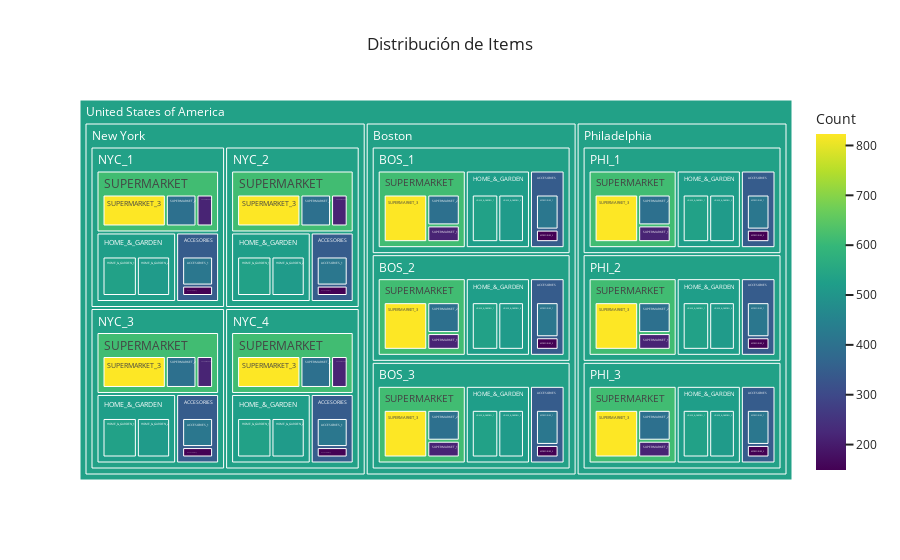

Notebook cell for this chart:
### Markdown cell above
> Gráfico de treemap: este cuadro nos facilita ver las tendencias el cual se repiten mucho la misma cantidad de productos, por ejemplo está claro que en todas las zonas lo más vendido es Supermarket_3(amarillo) y la menor Accesorios 2 (cuadro morado más pequño )y que new york contiene más productos que son 12.196      
 
 > Es una visualización jerárquica de la distribución de los artículos por categorías correspondientes a las regiones.
>En el Treemap, los cuadros más pequeños con colores más obscuros pueden representar menor cantidad de ventas, mientras que los colores más claros se refiere a mayor cantidad de ventas, por ello los cuadros más pequeños morados tienen una catidad de 149 y los amarillos 823.

> Están organizados por regiones y subcategorías por eso empieza desde lo más grande "united States Of America" a Regiones como new york, boston y debajo las subcategorías correspondientes a sus zonas.

>Por ejemplo si ponemos el cursor en el primer cuadro amarillo de la izquierda, nos sale información en la que "Labels:SUPERMARKET_3" es Department de Group, "Parent:SUPERMARKET" es Category, "Count_sum=823" es la columna Count que representan las ventas totales de dicho grupo, todo esto se puede comprobar en la tabla de Group. "Count=823" pues sería la representación numérica del cuadrito que visualiza Plotly(treemap) asi que esto no hay que hacerle mucho caso.

> Cuando ponemos cursor en el cuadro más grande que engloba solo a las subcategorías de supermarket_1/2 y 3, osea me refiero al cuadro verde claro "SUPERMARKET" que es la categoría en este caso, "Count_sum=1437" es el resultado de la suma de esas 3 subcategorías (cuadros amarillos,azul y morado de Supermarket). "Parents_NYC_1" pertenece a Store de group

### Code cell
fig2 = px.treemap(group_vent, path=['USA', 'Region', 'Store', 'Category', 'Department'], values='Count',
                  color='Count',
                  color_continuous_scale=px.colors.sequential.Viridis,
                  title='Distribución de Items')
fig2.update_layout(template='seaborn')
fig2.show()

### Figure 1 — Plotly figure (JSON) as saved in the notebook; plotly's stock layout.template omitted (floating-point values rounded to 4 significant figures)
{"data": [{"branchvalues": "total", "customdata": [[416], [416], [416], [416], [416], [416], [416], [416], [416], [416], [149], [149], [149], [149], [149], [149], [149], [149], [149], [149], [532], [532], [532], [532], [532], [532], [532], [532], [532], [532], [515], [515], [515], [515], [515], [515], [515], [515], [515], [515], [216], [216], [216], [216], [216], [216], [216], [216], [216], [216], [398], [398], [398], [398], [398], [398], [398], [398], [398], [398], [823], [823], [823], [823], [823], [823], [823], [823], [823], [823], [345.6], [345.6], [345.6], [345.6], [345.6], [345.6], [345.6], [345.6], [345.6], [345.6], [523.6], [523.6], [523.6], [523.6], [523.6], [523.6], [523.6], [523.6], [523.6], [523.6], [614.0], [614.0], [614.0], [614.0], [614.0], [614.0], [614.0], [614.0], [614.0], [614.0], [533.3], [533.3], [533.3], [533.3], [533.3], [533.3], [533.3], [533.3], [533.3], [533.3], [533.3], [533.3], [533.3], [533.3]], "domain": {"x": [0, 1], "y": [0, 1]}, "hovertemplate": "labels=%{label}<br>Count_sum=%{value}<br>parent=%{parent}<br>id=%{id}<br>Count=%{color}<extra></extra>", "ids": ["United States of America/Boston/BOS_1/ACCESORIES/ACCESORIES_1", "United States of America/Boston/BOS_2/ACCESORIES/ACCESORIES_1", "United States of America/Boston/BOS_3/ACCESORIES/ACCESORIES_1", "United States of America/New York/NYC_1/ACCESORIES/ACCESORIES_1", "United States of America/New York/NYC_2/ACCESORIES/ACCESORIES_1", "United States of America/New York/NYC_3/ACCESORIES/ACCESORIES_1", "United States of America/New York/NYC_4/ACCESORIES/ACCESORIES_1", "United States of America/Philadelphia/PHI_1/ACCESORIES/ACCESORIES_1", "United States of America/Philadelphia/PHI_2/ACCESORIES/ACCESORIES_1", "United States of America/Philadelphia/PHI_3/ACCESORIES/ACCESORIES_1", "United States of America/Boston/BOS_1/ACCESORIES/ACCESORIES_2", "United States of America/Boston/BOS_2/ACCESORIES/ACCESORIES_2", "United States of America/Boston/BOS_3/ACCESORIES/ACCESORIES_2", "United States of America/New York/NYC_1/ACCESORIES/ACCESORIES_2", "United States of America/New York/NYC_2/ACCESORIES/ACCESORIES_2", "United States of America/New York/NYC_3/ACCESORIES/ACCESORIES_2", "United States of America/New York/NYC_4/ACCESORIES/ACCESORIES_2", "United States of America/Philadelphia/PHI_1/ACCESORIES/ACCESORIES_2", "United States of America/Philadelphia/PHI_2/ACCESORIES/ACCESORIES_2", "United States of America/Philadelphia/PHI_3/ACCESORIES/ACCESORIES_2", "United States of America/Boston/BOS_1/HOME_&_GARDEN/HOME_&_GARDEN_1", "United States of America/Boston/BOS_2/HOME_&_GARDEN/HOME_&_GARDEN_1", "United States of America/Boston/BOS_3/HOME_&_GARDEN/HOME_&_GARDEN_1", "United States of America/New York/NYC_1/HOME_&_GARDEN/HOME_&_GARDEN_1", "United States of America/New York/NYC_2/HOME_&_GARDEN/HOME_&_GARDEN_1", "United States of America/New York/NYC_3/HOME_&_GARDEN/HOME_&_GARDEN_1", "United States of America/New York/NYC_4/HOME_&_GARDEN/HOME_&_GARDEN_1", "United States of America/Philadelphia/PHI_1/HOME_&_GARDEN/HOME_&_GARDEN_1", "United States of America/Philadelphia/PHI_2/HOME_&_GARDEN/HOME_&_GARDEN_1", "United States of America/Philadelphia/PHI_3/HOME_&_GARDEN/HOME_&_GARDEN_1", "United States of America/Boston/BOS_1/HOME_&_GARDEN/HOME_&_GARDEN_2", "United States of America/Boston/BOS_2/HOME_&_GARDEN/HOME_&_GARDEN_2", "United States of America/Boston/BOS_3/HOME_&_GARDEN/HOME_&_GARDEN_2", "United States of America/New York/NYC_1/HOME_&_GARDEN/HOME_&_GARDEN_2", "United States of America/New York/NYC_2/HOME_&_GARDEN/HOME_&_GARDEN_2", "United States of America/New York/NYC_3/HOME_&_GARDEN/HOME_&_GARDEN_2", "United States of America/New York/NYC_4/HOME_&_GARDEN/HOME_&_GARDEN_2", "United States of America/Philadelphia/PHI_1/HOME_&_GARDEN/HOME_&_GARDEN_2", "United States of America/Philadelphia/PHI_2/HOME_&_GARDEN/HOME_&_GARDEN_2", "United States of America/Philadelphia/PHI_3/HOME_&_GARDEN/HOME_&_GARDEN_2", "United States of America/Boston/BOS_1/SUPERMARKET/SUPERMARKET_1", "United States of America/Boston/BOS_2/SUPERMARKET/SUPERMARKET_1", "United States of America/Boston/BOS_3/SUPERMARKET/SUPERMARKET_1", "United States of America/New York/NYC_1/SUPERMARKET/SUPERMARKET_1", "United States of America/New York/NYC_2/SUPERMARKET/SUPERMARKET_1", "United States of America/New York/NYC_3/SUPERMARKET/SUPERMARKET_1", "United States of America/New York/NYC_4/SUPERMARKET/SUPERMARKET_1", "United States of America/Philadelphia/PHI_1/SUPERMARKET/SUPERMARKET_1", "United States of America/Philadelphia/PHI_2/SUPERMARKET/SUPERMARKET_1", "United States of America/Philadelphia/PHI_3/SUPERMARKET/SUPERMARKET_1", "United States of America/Boston/BOS_1/SUPERMARKET/SUPERMARKET_2", "United States of America/Boston/BOS_2/SUPERMARKET/SUPERMARKET_2", "United States of America/Boston/BOS_3/SUPERMARKET/SUPERMARKET_2", "United States of America/New York/NYC_1/SUPERMARKET/SUPERMARKET_2", "United States of America/New York/NYC_2/SUPERMARKET/SUPERMARKET_2", "United States of America/New York/NYC_3/SUPERMARKET/SUPERMARKET_2", "United States of America/New York/NYC_4/SUPERMARKET/SUPERMARKET_2", "United States of America/Philadelphia/PHI_1/SUPERMARKET/SUPERMARKET_2", "United States of America/Philadelphia/PHI_2/SUPERMARKET/SUPERMARKET_2", "United States of America/Philadelphia/PHI_3/SUPERMARKET/SUPERMARKET_2", "United States of America/Boston/BOS_1/SUPERMARKET/SUPERMARKET_3", "United States of America/Boston/BOS_2/SUPERMARKET/SUPERMARKET_3", "United States of America/Boston/BOS_3/SUPERMARKET/SUPERMARKET_3", "United States of America/New York/NYC_1/SUPERMARKET/SUPERMARKET_3", "United States of America/New York/NYC_2/SUPERMARKET/SUPERMARKET_3", "United States of America/New York/NYC_3/SUPERMARKET/SUPERMARKET_3", "United States of America/New York/NYC_4/SUPERMARKET/SUPERMARKET_3", "United States of America/Philadelphia/PHI_1/SUPERMARKET/SUPERMARKET_3", "United States of America/Philadelphia/PHI_2/SUPERMARKET/SUPERMARKET_3", "United States of America/Philadelphia/PHI_3/SUPERMARKET/SUPERMARKET_3", "United States of America/Boston/BOS_1/ACCESORIES", "United States of America/Boston/BOS_2/ACCESORIES", "United States of America/Boston/BOS_3/ACCESORIES", "United States of America/New York/NYC_1/ACCESORIES", "United States of America/New York/NYC_2/ACCESORIES", "United States of America/New York/NYC_3/ACCESORIES", "United States of America/New York/NYC_4/ACCESORIES", "United States of America/Philadelphia/PHI_1/ACCESORIES", "United States of America/Philadelphia/PHI_2/ACCESORIES", "United States of America/Philadelphia/PHI_3/ACCESORIES", "United States of America/Boston/BOS_1/HOME_&_GARDEN", "United States of America/Boston/BOS_2/HOME_&_GARDEN", "United States of America/Boston/BOS_3/HOME_&_GARDEN", "United States of America/New York/NYC_1/HOME_&_GARDEN", "United States of America/New York/NYC_2/HOME_&_GARDEN", "United States of America/New York/NYC_3/HOME_&_GARDEN", "United States of America/New York/NYC_4/HOME_&_GARDEN", "United States of America/Philadelphia/PHI_1/HOME_&_GARDEN", "United States of America/Philadelphia/PHI_2/HOME_&_GARDEN", "United States of America/Philadelphia/PHI_3/HOME_&_GARDEN", "United States of America/Boston/BOS_1/SUPERMARKET", "United States of America/Boston/BOS_2/SUPERMARKET", "United States of America/Boston/BOS_3/SUPERMARKET", "United States of America/New York/NYC_1/SUPERMARKET", "United States of America/New York/NYC_2/SUPERMARKET", "United States of America/New York/NYC_3/SUPERMARKET", "United States of America/New York/NYC_4/SUPERMARKET", "United States of America/Philadelphia/PHI_1/SUPERMARKET", "United States of America/Philadelphia/PHI_2/SUPERMARKET", "United States of America/Philadelphia/PHI_3/SUPERMARKET", "United States of America/Boston/BOS_1", "United States of America/Boston/BOS_2", "United States of America/Boston/BOS_3", "United States of America/New York/NYC_1", "United States of America/New York/NYC_2", "United States of America/New York/NYC_3", "United States of America/New York/NYC_4", "United States of America/Philadelphia/PHI_1", "United States of America/Philadelphia/PHI_2", "United States of America/Philadelphia/PHI_3", "United States of America/Boston", "United States of America/New York", "United States of America/Philadelphia", "United States of America"], "labels": ["ACCESORIES_1", "ACCESORIES_1", "ACCESORIES_1", "ACCESORIES_1", "ACCESORIES_1", "ACCESORIES_1", "ACCESORIES_1", "ACCESORIES_1", "ACCESORIES_1", "ACCESORIES_1", "ACCESORIES_2", "ACCESORIES_2", "ACCESORIES_2", "ACCESORIES_2", "ACCESORIES_2", "ACCESORIES_2", "ACCESORIES_2", "ACCESORIES_2", "ACCESORIES_2", "ACCESORIES_2", "HOME_&_GARDEN_1", "HOME_&_GARDEN_1", "HOME_&_GARDEN_1", "HOME_&_GARDEN_1", "HOME_&_GARDEN_1", "HOME_&_GARDEN_1", "HOME_&_GARDEN_1", "HOME_&_GARDEN_1", "HOME_&_GARDEN_1", "HOME_&_GARDEN_1", "HOME_&_GARDEN_2", "HOME_&_GARDEN_2", "HOME_&_GARDEN_2", "HOME_&_GARDEN_2", "HOME_&_GARDEN_2", "HOME_&_GARDEN_2", "HOME_&_GARDEN_2", "HOME_&_GARDEN_2", "HOME_&_GARDEN_2", "HOME_&_GARDEN_2", "SUPERMARKET_1", "SUPERMARKET_1", "SUPERMARKET_1", "SUPERMARKET_1", "SUPERMARKET_1", "SUPERMARKET_1", "SUPERMARKET_1", "SUPERMARKET_1", "SUPERMARKET_1", "SUPERMARKET_1", "SUPERMARKET_2", "SUPERMARKET_2", "SUPERMARKET_2", "SUPERMARKET_2", "SUPERMARKET_2", "SUPERMARKET_2", "SUPERMARKET_2", "SUPERMARKET_2", "SUPERMARKET_2", "SUPERMARKET_2", "SUPERMARKET_3", "SUPERMARKET_3", "SUPERMARKET_3", "SUPERMARKET_3", "SUPERMARKET_3", "SUPERMARKET_3", "SUPERMARKET_3", "SUPERMARKET_3", "SUPERMARKET_3", "SUPERMARKET_3", "ACCESORIES", "ACCESORIES", "ACCESORIES", "ACCESORIES", "ACCESORIES", "ACCESORIES", "ACCESORIES", "ACCESORIES", "ACCESORIES", "ACCESORIES", "HOME_&_GARDEN", "HOME_&_GARDEN", "HOME_&_GARDEN", "HOME_&_GARDEN", "HOME_&_GARDEN", "HOME_&_GARDEN", "HOME_&_GARDEN", "HOME_&_GARDEN", "HOME_&_GARDEN", "HOME_&_GARDEN", "SUPERMARKET", "SUPERMARKET", "SUPERMARKET", "SUPERMARKET", "SUPERMARKET", "SUPERMARKET", "SUPERMARKET", "SUPERMARKET", "SUPERMARKET", "SUPERMARKET", "BOS_1", "BOS_2", "BOS_3", "NYC_1", "NYC_2", "NYC_3", "NYC_4", "PHI_1", "PHI_2", "PHI_3", "Boston", "New York", "Philadelphia", "United States of America"], "marker": {"coloraxis": "coloraxis", "colors": [416, 416, 416, 416, 416, 416, 416, 416, 416, 416, 149, 149, 149, 149, 149, 149, 149, 149, 149, 149, 532, 532, 532, 532, 532, 532, 532, 532, 532, 532, 515, 515, 515, 515, 515, 515, 515, 515, 515, 515, 216, 216, 216, 216, 216, 216, 216, 216, 216, 216, 398, 398, 398, 398, 398, 398, 398, 398, 398, 398, 823, 823, 823, 823, 823, 823, 823, 823, 823, 823, 345.6, 345.6, 345.6, 345.6, 345.6, 345.6, 345.6, 345.6, 345.6, 345.6, 523.6, 523.6, 523.6, 523.6, 523.6, 523.6, 523.6, 523.6, 523.6, 523.6, 614.0, 614.0, 614.0, 614.0, 614.0, 614.0, 614.0, 614.0, 614.0, 614.0, 533.3, 533.3, 533.3, 533.3, 533.3, 533.3, 533.3, 533.3, 533.3, 533.3, 533.3, 533.3, 533.3, 533.3]}, "name": "", "parents": ["United States of America/Boston/BOS_1/ACCESORIES", "United States of America/Boston/BOS_2/ACCESORIES", "United States of America/Boston/BOS_3/ACCESORIES", "United States of America/New York/NYC_1/ACCESORIES", "United States of America/New York/NYC_2/ACCESORIES", "United States of America/New York/NYC_3/ACCESORIES", "United States of America/New York/NYC_4/ACCESORIES", "United States of America/Philadelphia/PHI_1/ACCESORIES", "United States of America/Philadelphia/PHI_2/ACCESORIES", "United States of America/Philadelphia/PHI_3/ACCESORIES", "United States of America/Boston/BOS_1/ACCESORIES", "United States of America/Boston/BOS_2/ACCESORIES", "United States of America/Boston/BOS_3/ACCESORIES", "United States of America/New York/NYC_1/ACCESORIES", "United States of America/New York/NYC_2/ACCESORIES", "United States of America/New York/NYC_3/ACCESORIES", "United States of America/New York/NYC_4/ACCESORIES", "United States of America/Philadelphia/PHI_1/ACCESORIES", "United States of America/Philadelphia/PHI_2/ACCESORIES", "United States of America/Philadelphia/PHI_3/ACCESORIES", "United States of America/Boston/BOS_1/HOME_&_GARDEN", "United States of America/Boston/BOS_2/HOME_&_GARDEN", "United States of America/Boston/BOS_3/HOME_&_GARDEN", "United States of America/New York/NYC_1/HOME_&_GARDEN", "United States of America/New York/NYC_2/HOME_&_GARDEN", "United States of America/New York/NYC_3/HOME_&_GARDEN", "United States of America/New York/NYC_4/HOME_&_GARDEN", "United States of America/Philadelphia/PHI_1/HOME_&_GARDEN", "United States of America/Philadelphia/PHI_2/HOME_&_GARDEN", "United States of America/Philadelphia/PHI_3/HOME_&_GARDEN", "United States of America/Boston/BOS_1/HOME_&_GARDEN", "United States of America/Boston/BOS_2/HOME_&_GARDEN", "United States of America/Boston/BOS_3/HOME_&_GARDEN", "United States of America/New York/NYC_1/HOME_&_GARDEN", "United States of America/New York/NYC_2/HOME_&_GARDEN", "United States of America/New York/NYC_3/HOME_&_GARDEN", "United States of America/New York/NYC_4/HOME_&_GARDEN", "United States of America/Philadelphia/PHI_1/HOME_&_GARDEN", "United States of America/Philadelphia/PHI_2/HOME_&_GARDEN", "United States of America/Philadelphia/PHI_3/HOME_&_GARDEN", "United States of America/Boston/BOS_1/SUPERMARKET", "United States of America/Boston/BOS_2/SUPERMARKET", "United States of America/Boston/BOS_3/SUPERMARKET", "United States of America/New York/NYC_1/SUPERMARKET", "United States of America/New York/NYC_2/SUPERMARKET", "United States of America/New York/NYC_3/SUPERMARKET", "United States of America/New York/NYC_4/SUPERMARKET", "United States of America/Philadelphia/PHI_1/SUPERMARKET", "United States of America/Philadelphia/PHI_2/SUPERMARKET", "United States of America/Philadelphia/PHI_3/SUPERMARKET", "United States of America/Boston/BOS_1/SUPERMARKET", "United States of America/Boston/BOS_2/SUPERMARKET", "United States of America/Boston/BOS_3/SUPERMARKET", "United States of America/New York/NYC_1/SUPERMARKET", "United States of America/New York/NYC_2/SUPERMARKET", "United States of America/New York/NYC_3/SUPERMARKET", "United States of America/New York/NYC_4/SUPERMARKET", "United States of America/Philadelphia/PHI_1/SUPERMARKET", "United States of America/Philadelphia/PHI_2/SUPERMARKET", "United States of America/Philadelphia/PHI_3/SUPERMARKET", "United States of America/Boston/BOS_1/SUPERMARKET", "United States of America/Boston/BOS_2/SUPERMARKET", "United States of America/Boston/BOS_3/SUPERMARKET", "United States of America/New York/NYC_1/SUPERMARKET", "United States of America/New York/NYC_2/SUPERMARKET", "United States of America/New York/NYC_3/SUPERMARKET", "United States of America/New York/NYC_4/SUPERMARKET", "United States of America/Philadelphia/PHI_1/SUPERMARKET", "United States of America/Philadelphia/PHI_2/SUPERMARKET", "United States of America/Philadelphia/PHI_3/SUPERMARKET", "United States of America/Boston/BOS_1", "United States of America/Boston/BOS_2", "United States of America/Boston/BOS_3", "United States of America/New York/NYC_1", "United States of America/New York/NYC_2", "United States of America/New York/NYC_3", "United States of America/New York/NYC_4", "United States of America/Philadelphia/PHI_1", "United States of America/Philadelphia/PHI_2", "United States of America/Philadelphia/PHI_3", "United States of America/Boston/BOS_1", "United States of America/Boston/BOS_2", "United States of America/Boston/BOS_3", "United States of America/New York/NYC_1", "United States of America/New York/NYC_2", "United States of America/New York/NYC_3", "United States of America/New York/NYC_4", "United States of America/Philadelphia/PHI_1", "United States of America/Philadelphia/PHI_2", "United States of America/Philadelphia/PHI_3", "United States of America/Boston/BOS_1", "United States of America/Boston/BOS_2", "United States of America/Boston/BOS_3", "United States of America/New York/NYC_1", "United States of America/New York/NYC_2", "United States of America/New York/NYC_3", "United States of America/New York/NYC_4", "United States of America/Philadelphia/PHI_1", "United States of America/Philadelphia/PHI_2", "United States of America/Philadelphia/PHI_3", "United States of America/Boston", "United States of America/Boston", "United States of America/Boston", "United States of America/New York", "United States of America/New York", "United States of America/New York", "United States of America/New York", "United States of America/Philadelphia", "United States of America/Philadelphia", "United States of America/Philadelphia", "United States of America", "United States of America", "United States of America", ""], "type": "treemap", "values": [416, 416, 416, 416, 416, 416, 416, 416, 416, 416, 149, 149, 149, 149, 149, 149, 149, 149, 149, 149, 532, 532, 532, 532, 532, 532, 532, 532, 532, 532, 515, 515, 515, 515, 515, 515, 515, 515, 515, 515, 216, 216, 216, 216, 216, 216, 216, 216, 216, 216, 398, 398, 398, 398, 398, 398, 398, 398, 398, 398, 823, 823, 823, 823, 823, 823, 823, 823, 823, 823, 565, 565, 565, 565, 565, 565, 565, 565, 565, 565, 1047, 1047, 1047, 1047, 1047, 1047, 1047, 1047, 1047, 1047, 1437, 1437, 1437, 1437, 1437, 1437, 1437, 1437, 1437, 1437, 3049, 3049, 3049, 3049, 3049, 3049, 3049, 3049, 3049, 3049, 9147, 12196, 9147, 30490]}], "layout": {"coloraxis": {"colorbar": {"title": {"text": "Count"}}, "colorscale": [[0, "#440154"], [0.1111, "#482878"], [0.2222, "#3e4989"], [0.3333, "#31688e"], [0.4444, "#26828e"], [0.5556, "#1f9e89"], [0.6667, "#35b779"], [0.7778, "#6ece58"], [0.8889, "#b5de2b"], [1, "#fde725"]]}, "legend": {"tracegroupgap": 0}, "title": {"text": "Distribución de Items"}}}
